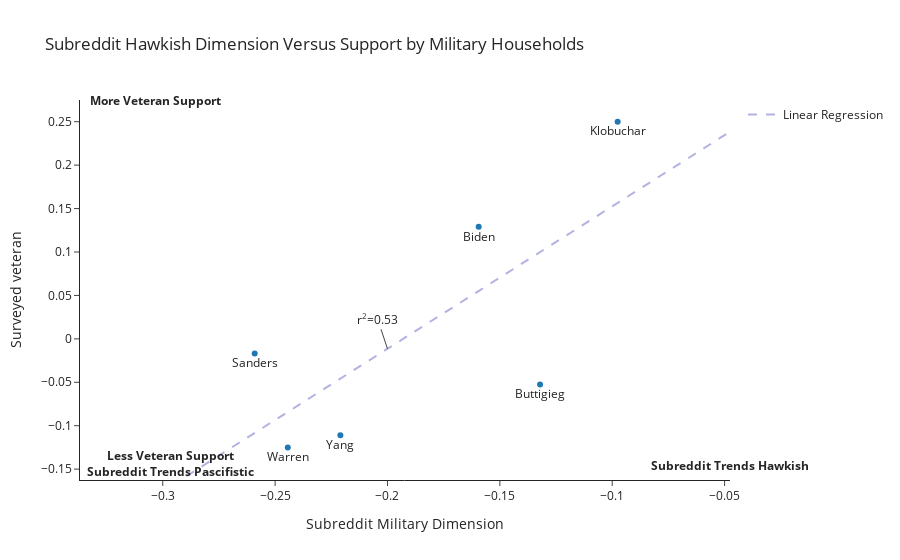

The code cell stored with this chart in its notebook:
### Code cell
xmin, xmax = war_df["reddit_projection"].min()*1.3,war_df["reddit_projection"].max()+0.05
ymin, ymax = war_df["veteran"].min()*1.3,war_df["veteran"].max()*1.1

args = {
    "x": "reddit_projection",
    "y": "veteran",
    "text": war_df.index,
    "title":  "Subreddit Hawkish Dimension Versus Support by Military Households",
    "template": "simple_white",
    "labels": {"reddit_projection": "Subreddit Military Dimension", "veteran": "Surveyed veteran"},
    "range_x": [xmin,xmax],
    "range_y": [ymin,ymax],
}

annotations = [dict(x=xmin*0.88,y=ymin*0.88,xref="x",yref="y", text="<b>Less Veteran Support<br>Subreddit Trends Pascifistic</b>",showarrow=False),
               dict(x=xmax,y=ymin*0.9,xref="x",yref="y", text="<b>Subreddit Trends Hawkish</b>",showarrow=False),
               dict(x=xmin*0.90,y=ymax,xref="x",yref="y", text="<b>More Veteran Support</b>",showarrow=False),
               dict(x=-0.2,y=predict(-0.2),xref="x",yref="y", text="r<sup>2</sup>={:.2f}".format(r2)),
              ]
x = np.linspace(xmin,xmax,num=2)
    
fig = px.scatter(war_df,**args)

fig.update_traces(textposition='bottom center')
fig.add_scatter(x=x,
                y=predict(x),
                mode='lines',
                line=dict(dash="dash",width=2,color="rgba(0,0,160,0.3)"),
                name="Linear Regression"
               )

fig.update_layout(annotations=annotations)
fig.write_html("visualizations/Pew_Research-veteran_dim.html")
fig.show()

### Figure 1 — Plotly figure (JSON) as saved in the notebook; plotly's stock layout.template omitted (floating-point values rounded to 4 significant figures)
{"data": [{"hovertemplate": "Subreddit Military Dimension=%{x}<br>Surveyed veteran=%{y}<br>index=%{text}<extra></extra>", "legendgroup": "", "marker": {"color": "#1F77B4", "symbol": "circle"}, "mode": "markers+text", "name": "", "orientation": "v", "showlegend": false, "text": ["Biden", "Buttigieg", "Klobuchar", "Sanders", "Warren", "Yang"], "textposition": "bottom center", "type": "scatter", "x": [-0.1594, -0.1321, -0.0976, -0.2591, -0.2444, -0.221], "xaxis": "x", "y": [0.129, -0.05263, 0.25, -0.01695, -0.125, -0.1111], "yaxis": "y"}, {"line": {"color": "rgba(0,0,160,0.3)", "dash": "dash", "width": 2}, "mode": "lines", "name": "Linear Regression", "type": "scatter", "x": [-0.3368, -0.0476], "y": [-0.2357, 0.2385]}], "layout": {"annotations": [{"showarrow": false, "text": "<b>Less Veteran Support<br>Subreddit Trends Pascifistic</b>", "x": -0.2964, "xref": "x", "y": -0.143, "yref": "y"}, {"showarrow": false, "text": "<b>Subreddit Trends Hawkish</b>", "x": -0.0476, "xref": "x", "y": -0.1463, "yref": "y"}, {"showarrow": false, "text": "<b>More Veteran Support</b>", "x": -0.3031, "xref": "x", "y": 0.275, "yref": "y"}, {"text": "r<sup>2</sup>=0.53", "x": -0.2, "xref": "x", "y": -0.0114, "yref": "y"}], "legend": {"tracegroupgap": 0}, "title": {"text": "Subreddit Hawkish Dimension Versus Support by Military Households"}, "xaxis": {"anchor": "y", "domain": [0, 1], "range": [-0.3368, -0.0476], "title": {"text": "Subreddit Military Dimension"}}, "yaxis": {"anchor": "x", "domain": [0, 1], "range": [-0.1625, 0.275], "title": {"text": "Surveyed veteran"}}}}
